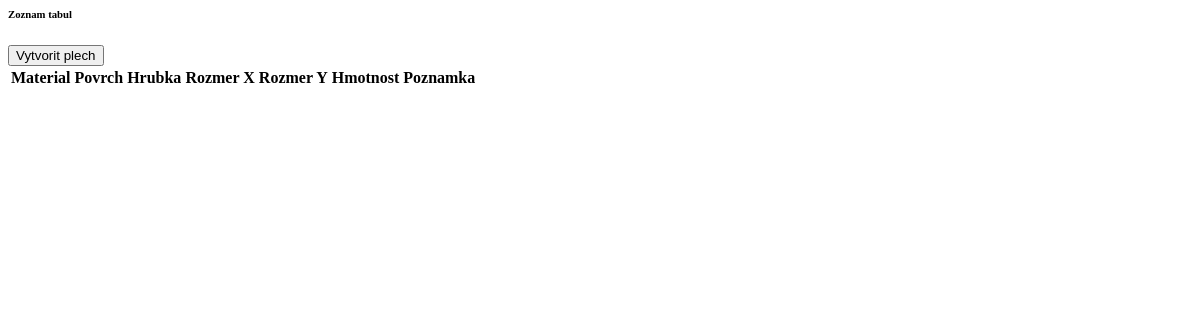
The app's page /material/sheet-list/, older data.
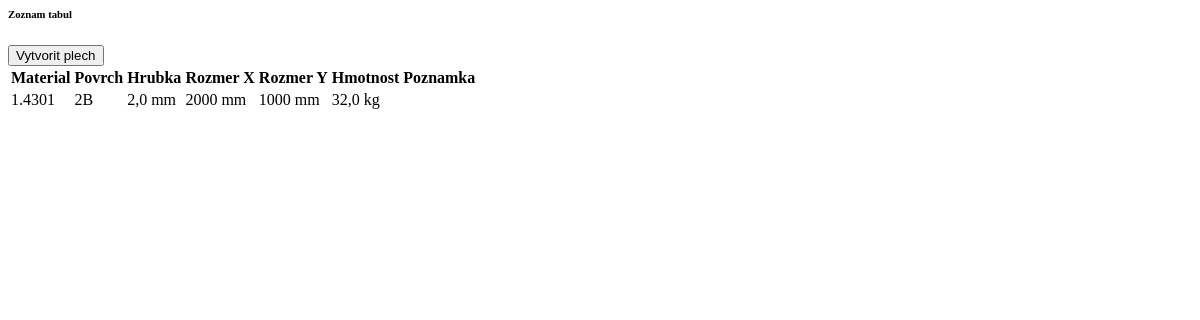
The same page, newer data.
### Material/models.py (models this page shows, shortened)
class Sheet(models.Model):
    material = models.ForeignKey(to=RawMaterial, on_delete=models.CASCADE, related_name='material')
    surface = models.ForeignKey(to=MaterialSurface, on_delete=models.CASCADE, related_name='surface')
    thickness = models.FloatField()
    size_x = models.IntegerField()
    size_y = models.IntegerField()
    weight = models.FloatField(null=True, blank=True, )
    note = models.CharField(max_length=128, null=True, blank=True)
    class Meta:
        verbose_name = "Plech"
        verbose_name_plural = "Plechy"

class RawMaterial(models.Model):
    material_name = models.CharField(max_length=32)
    class Meta:
        verbose_name = "Akost materialu"
        verbose_name_plural = "Materialove akosti"

class MaterialSurface(models.Model):
    surface_name = models.CharField(max_length=32)
    class Meta:
        verbose_name = "Povrch materialu"
        verbose_name_plural = "Povrchy materialu"

### Material/views.py (the view)
# urls.py: path('material/sheet-list/', views.sheet_list, name='sheet_list'),
def sheet_list(request):
    all_sheets = Sheet.objects.all()
    ctx = {'all_sheets': all_sheets}
    return render(request, 'Material/sheet_list.html', ctx)

### templates/Material/sheet_list.html (shortened to what this page needs)
<div class="container-fluid mt-3">
    <div class="d-flex justify-content-between">
        <h6 class="fw-bold">Zoznam tabul</h6>
        <button class="btn btn-success btn-sm" type="button"
                hx-get="{% url 'sheet_add' %}"
                hx-target="#dataFrame"
                hx-swap="this"
        >Vytvorit plech
        </button>
    </div>
    <div class="card-body">
        <table id="sheetListTable" class="table table-sm table-hover">
            <thead class="sticky-top">
            <tr>
                <th scope="col">Material</th>
                <th scope="col">Povrch</th>
                <th scope="col">Hrubka</th>
                <th scope="col">Rozmer X</th>
                <th scope="col">Rozmer Y</th>
                <th scope="col">Hmotnost</th>
                <th scope="col">Poznamka</th>
            </tr>
            </thead>
            <tbody>
            {% for sheet in all_sheets %}
                <tr hx-get="{% url 'sheet_detail' sheet.pk %}"
                    hx-trigger="click"
                    hx-target="#formFrame"
                    hx-swap="this"
                    style="cursor: pointer">
                    <td>{{ sheet.material.material_name }}</td>
                    <td>{{ sheet.surface.surface_name }}</td>
                    <td>{{ sheet.thickness }} mm</td>
                    <td>{{ sheet.size_x }} mm</td>
                    <td>{{ sheet.size_y }} mm</td>
                    <td>{{ sheet.weight }} kg</td>
                    <td>
                    </td>
                </tr>
            {% endfor %}
            </tbody>
        </table>
    </div>
</div>

Row changes from the older to the newer data that the page shows:
added Sheet: material.material_name "1.4301", surface.surface_name "2B", thickness "2,0", size_x "2000", size_y "1000", weight "32,0"
